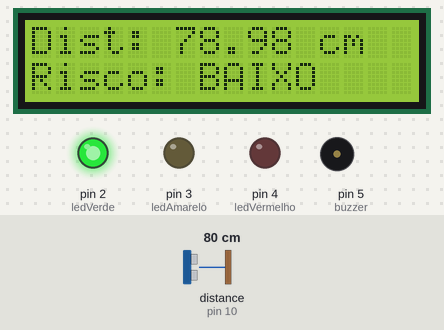
This sketch was run on a simulated Arduino Uno, built with avr-gcc and run on an emulated ATmega328P. Parts: 16×2 character LCD, output pins drawn as LEDs (lit = HIGH), buzzer (waves = sounding, pin HIGH). Wiring (inferred from the names in the program): ultrasonic range finder: trigger pin 9; echo pin 10. The inputs (shaded band) are chosen by the test bench; at power-on: distance to the obstacle (sensor on pin 10) 80 cm. The echo pulse lasts 58.3 µs per cm; the local clock reads 2024-03-15 10:24:30 at power-on unless the sketch sets it; EEPROM starts erased; pins used as bus, display or sensor lines are not drawn; what the sketch prints to the serial monitor is not drawn.

Above: at 11.8 s.
11.9 s: distance to the obstacle (sensor on pin 10) set to 18 cm
At 13.3 s:
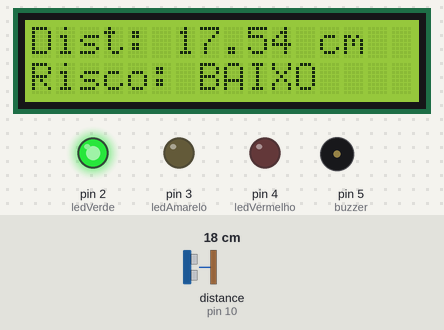
15.2 s: distance to the obstacle (sensor on pin 10) set to 13 cm
At 15.8 s:
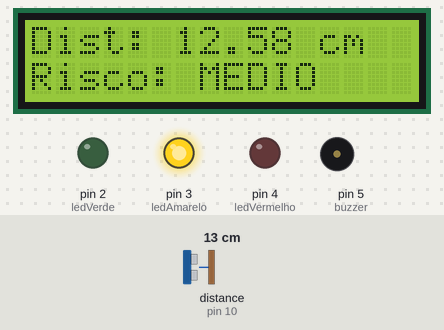
17.2 s: distance to the obstacle (sensor on pin 10) set to 9 cm
At 19.2 s:
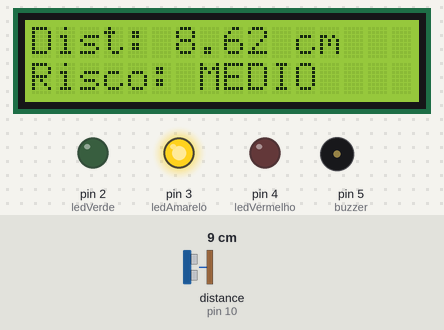
21.3 s: distance to the obstacle (sensor on pin 10) set to 6 cm
At 22.0 s:
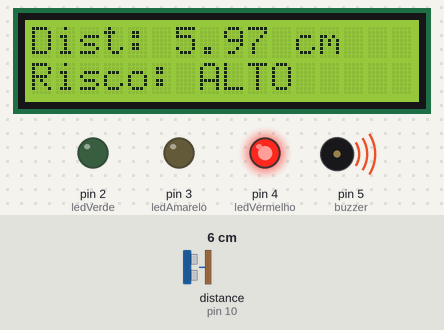
Timing chart, 0 to 24.3 s (numbered marks = the images above; inputs shaded):
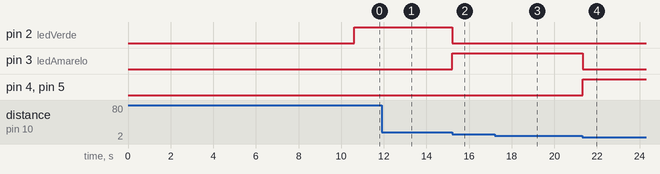

Measured:
- the behaviour switches between 16 and 15 cm on distance to the obstacle (sensor on pin 10) (found by bisection; images 1 and 2)
- the behaviour switches between 8 and 7 cm on distance to the obstacle (sensor on pin 10) (found by bisection; images 3 and 4)
- after the input at 11.9 s, the display: changes after 0.27 s (image 1)
- after the input at 15.2 s, pin 2 (ledVerde): HIGH → LOW at once; pin 3 (ledAmarelo): LOW → HIGH at once; the display: changes at once (image 2)
- after the input at 17.2 s, the display: changes after 1.1 s (image 3)
- after the input at 21.3 s, pin 3 (ledAmarelo): HIGH → LOW at once; pin 4 (ledVermelho), pin 5 (buzzer): LOW → HIGH at once; the display: changes after 0.08 s (image 4)
- what the display in image 1 shows lasts 1.5 s, from 12.2 s to 13.7 s

The sketch:

code.ino
```cpp
// Bibliotecas necessárias
#include <Wire.h>                // Comunicação I2C
#include <LiquidCrystal_I2C.h>   // LCD com interface I2C
#include <RTClib.h>              // Relógio de tempo real (RTC)
#include <EEPROM.h>              // Memória EEPROM para salvar eventos

// Instanciação dos objetos
LiquidCrystal_I2C lcd(0x27, 16, 2); // Endereço 0x27, 16 colunas x 2 linhas
RTC_DS1307 rtc;                     // Objeto do módulo RTC

// Definição dos pinos
const int trigPin = 9;
const int echoPin = 10;
const int ledVerde = 2;
const int ledAmarelo = 3;
const int ledVermelho = 4;
const int buzzer = 5;

// Variável de controle para a EEPROM
int eepromIndex = 0;

// Bytes personalizados para desenhar a logo animada no LCD
byte z0[8] = {B00000,B11111,B01111,B00011,B00001,B00000,B00000};
byte z1[8] = {B00000,B11111,B11111,B11111,B11111,B10000,B00011,B00111};
byte z2[8] = {B00000,B11111,B11111,B11111,B11111,B00111,B11111,B11111};
byte z3[8] = {B00000,B11111,B11110,B11100,B11000,B10000,B10000,B00000};
byte z4[8] = {B00000,B00000,B00001,B00011,B00111,B01111,B11111};
byte z5[8] = {B01111,B11111,B11110,B11111,B11111,B11111,B11111};
byte z6[8] = {B11111,B11110,B00000,B11111,B11111,B11111,B11111};
byte z7[8] = {B00000,B00000,B10000,B11000,B11100,B11110,B11111};

// Função que salva a data e hora na EEPROM (somente em risco ALTO)
void salvarNaEEPROM(DateTime dt) {
  EEPROM.update(eepromIndex++, dt.day());
  EEPROM.update(eepromIndex++, dt.month());
  EEPROM.update(eepromIndex++, dt.year() - 2000); // Ano abreviado
  EEPROM.update(eepromIndex++, dt.hour());
  EEPROM.update(eepromIndex++, dt.minute());
  EEPROM.update(eepromIndex++, dt.second());

  // Se alcançar o fim da EEPROM, reinicia o índice
  if (eepromIndex >= EEPROM.length() - 6) {
    eepromIndex = 0;
  }
}

void setup() {
  // Inicializa LCD e liga a luz de fundo
  lcd.begin(16, 2);
  lcd.backlight();

  // Criação dos caracteres personalizados da logo animada
  lcd.createChar(0, z0); lcd.createChar(1, z1); lcd.createChar(2, z2); lcd.createChar(3, z3);
  lcd.createChar(4, z4); lcd.createChar(5, z5); lcd.createChar(6, z6); lcd.createChar(7, z7);

  lcd.display();

  // Exibição da parte de cima do "Z"
  for (int i = 0; i < 4; i++) {
    lcd.setCursor(i, 0);
    lcd.write(byte(i));
    delay(80);
  }

  // Parte de baixo do "Z"
  lcd.setCursor(0, 1); lcd.write(byte(4)); delay(80);
  lcd.setCursor(1, 1); lcd.write(byte(5)); delay(80);
  lcd.setCursor(2, 1); lcd.write(byte(6)); delay(80);
  lcd.setCursor(3, 1); lcd.write(byte(7)); delay(80);

  // Efeito de ida e volta do "Z"
  for (int j = 0; j < 2; j++) {
    for (int i = 0; i < 12; i++) {
      lcd.scrollDisplayRight();
      delay(80);
    }
    delay(100);
    for (int i = 0; i < 12; i++) {
      lcd.scrollDisplayLeft();
      delay(80);
    }
  }

  // Escreve "etta Works" letra por letra
  lcd.print("e"); delay(100); lcd.print("t"); delay(100);
  lcd.print("t"); delay(100); lcd.print("a"); delay(100);
  lcd.print(" "); delay(100); lcd.print("W"); delay(100);
  lcd.print("o"); delay(100); lcd.print("r"); delay(100);
  lcd.print("k"); delay(100); lcd.print("s"); delay(3000);

  // Apaga os caracteres gradualmente
  for (int i = 13; i >= 0; i--) {
    lcd.setCursor(i, 1); lcd.print(" ");
    delay(100);
  }
  for (int i = 3; i >= 0; i--) {
    lcd.setCursor(i, 0); lcd.print(" ");
    delay(100);
  }


  Serial.begin(9600);

  // Define os pinos de entrada e saída
  pinMode(trigPin, OUTPUT);
  pinMode(echoPin, INPUT);
  pinMode(ledVerde, OUTPUT);
  pinMode(ledAmarelo, OUTPUT);
  pinMode(ledVermelho, OUTPUT);
  pinMode(buzzer, OUTPUT);

  // Inicializa o RTC
  if (!rtc.begin()) {
    Serial.println("RTC não encontrado!");
    while (1); // trava o programa
  }

  // Se o RTC estiver parado, ajusta a hora para a hora da compilação
  if (!rtc.isrunning()) {
    Serial.println("RTC inativo, ajustando...");
    rtc.adjust(DateTime(F(__DATE__), F(__TIME__)));
  }
}

void loop() {
  // Gera pulso para o sensor ultrassônico
  digitalWrite(trigPin, LOW); delayMicroseconds(2);
  digitalWrite(trigPin, HIGH); delayMicroseconds(10);
  digitalWrite(trigPin, LOW);

  // Lê o tempo de retorno do eco
  long duration = pulseIn(echoPin, HIGH);
  float distance = duration * 0.034 / 2;

  // Pega a hora atual
  DateTime now = rtc.now();

  String risco;

  // Avaliação de risco com base na distância
  if (distance > 15) {
    risco = "BAIXO";
    digitalWrite(ledVerde, HIGH);
    digitalWrite(ledAmarelo, LOW);
    digitalWrite(ledVermelho, LOW);
    digitalWrite(buzzer, LOW);
  } else if (distance > 7) {
    risco = "MEDIO";
    digitalWrite(ledVerde, LOW);
    digitalWrite(ledAmarelo, HIGH);
    digitalWrite(ledVermelho, LOW);
    digitalWrite(buzzer, LOW);
  } else {
    risco = "ALTO";
    digitalWrite(ledVerde, LOW);
    digitalWrite(ledAmarelo, LOW);
    digitalWrite(ledVermelho, HIGH);
    digitalWrite(buzzer, HIGH);

    salvarNaEEPROM(now); // Salva evento na EEPROM
  }

  // Mostra informações no LCD
  lcd.clear();
  lcd.setCursor(0, 0);
  lcd.print("Dist: ");
  lcd.print(distance);
  lcd.print(" cm");

  lcd.setCursor(0, 1);
  lcd.print("Risco: ");
  lcd.print(risco);

  // Envia dados para o Serial Monitor
  Serial.print("Data: ");
  Serial.print(now.day()); Serial.print('/');
  Serial.print(now.month()); Serial.print('/');
  Serial.print(now.year()); Serial.print(" ");
  Serial.print(now.hour()); Serial.print(':');
  Serial.print(now.minute()); Serial.print(':');
  Serial.println(now.second());

  delay(1500); // Aguarda antes de nova leitura
}
```
